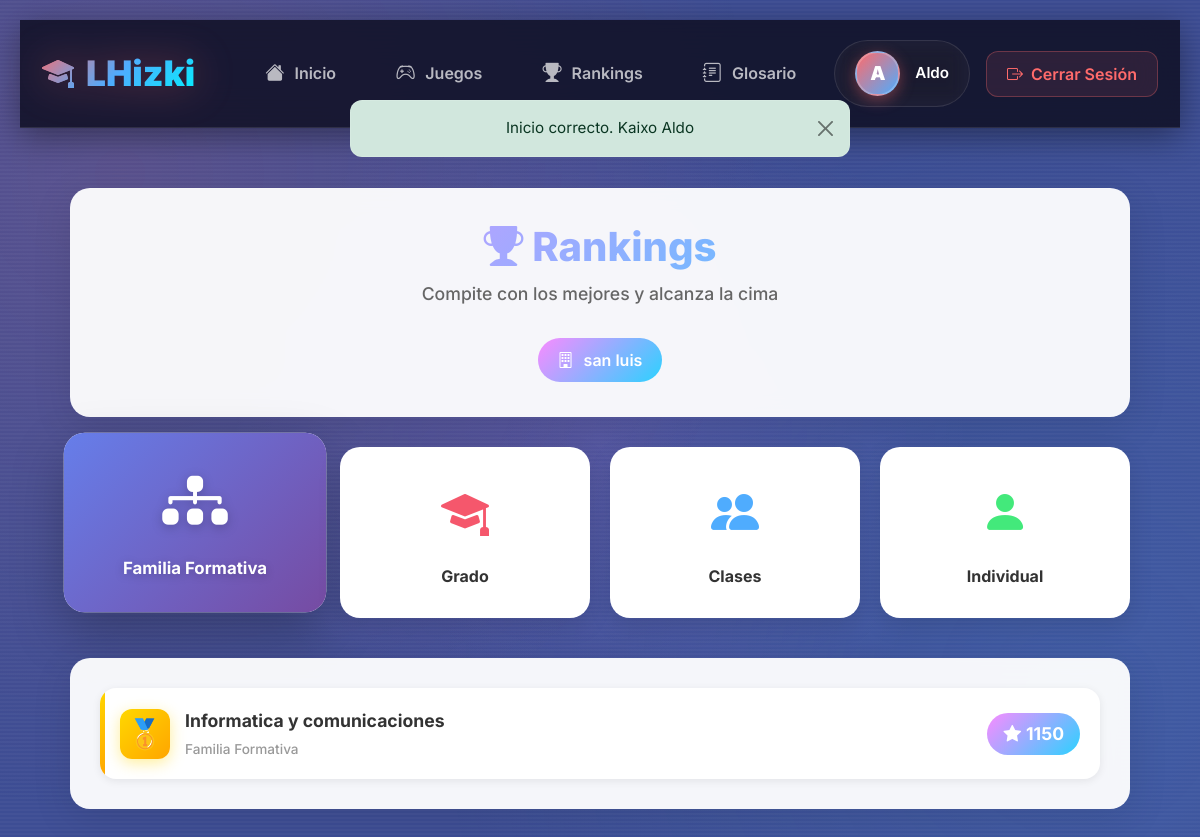
/usuario/index.php?section=rankings (signed in), run on the app's committed database.
### tables this page shows
CREATE TABLE IF NOT EXISTS `centro` (
  `id` int NOT NULL AUTO_INCREMENT,
  `nombre` varchar(50) DEFAULT NULL,
  PRIMARY KEY (`id`)
);

CREATE TABLE IF NOT EXISTS `ranking` (
  `id` int NOT NULL AUTO_INCREMENT,
  `rama` int DEFAULT NULL,
  `centro` int DEFAULT NULL,
  `puntuacionRanking` int DEFAULT NULL,
  PRIMARY KEY (`id`),
  KEY `FK_ranking_centro_sector_2` (`centro`),
  KEY `rama_ranking` (`rama`) USING BTREE,
  CONSTRAINT `FK_ranking_centro_sector_2` FOREIGN KEY (`centro`) REFERENCES `centro_sector` (`centro`),
  CONSTRAINT `FK_ranking_ramas` FOREIGN KEY (`rama`) REFERENCES `ramas` (`id`)
);

CREATE TABLE IF NOT EXISTS `ramas` (
  `id` int NOT NULL AUTO_INCREMENT,
  `nombre` varchar(50) DEFAULT NULL,
  PRIMARY KEY (`id`)
);

### core/idiomas.php (called while the page is built, shortened)
<?php
function obtenerTraduccion($clave, $idioma = null) {
    global $traducciones;
    if ($idioma === null) {
        $idioma = $_SESSION['user']['idioma'] ?? 'español';
    }
    return $traducciones[$idioma][$clave] ?? $clave;
}
function t($clave, $idioma = null) {
    return obtenerTraduccion($clave, $idioma);
}
?>

### usuario/models/AccesoBD_class.php (called while the page is built, shortened)
<?php
require_once __DIR__ . '/../../core/database.php';
class AccesoBD_Usuario {
    public function obtenerCentroById($centroId) {
    $db = new AccesoBD();
    $conn = $db->conexion;
    $sql = "SELECT nombre
            FROM centro
            WHERE id = ?";
    $stmt = $conn->prepare($sql);
    $stmt->bind_param("i", $centroId);
    $stmt->execute();
    $result = $stmt->get_result()->fetch_assoc();
    return $result['nombre'] ?? 'Desconocido';
    }
public function obtenerRankingRamas($centro){
    $db = new AccesoBD();
    $conn = $db->conexion;
    $sql = "SELECT r.nombre AS rama, ranking.puntuacionRanking
            FROM ranking
            INNER JOIN ramas r ON ranking.rama = r.id
            WHERE ranking.centro = ?
            ORDER BY ranking.puntuacionRanking DESC";
    $stmt = $conn->prepare($sql);
    $stmt->bind_param("i", $centro);
    $stmt->execute();
    $result = $stmt->get_result();
    $ranking = [];
    while ($fila = $result->fetch_assoc()) {
        $ranking[] = $fila;
    }
    return $ranking;
}
}
?>

### core/Database.php (called while the page is built, shortened)
<?php
class AccesoBD {
    function conectar() {
        $this->conexion = mysqli_connect(self::RUTA, self::USER, self::PASS, self::BD)
            or die("Error al establecer la conexión con la BD");
    }
}
?>

### usuario/sections/rankings.php (the view, shortened to what this page needs)
<?php
require_once __DIR__ . '/../models/AccesoBD_class.php';
$bd = new AccesoBD_Usuario();
$centroId = $_SESSION['user']['centro'];
$centroData = $bd->obtenerCentroById($centroId);
if (is_array($centroData)) {
    $nombreCentro = $centroData['nombre'] ?? 'Desconocido';
} else {
    $nombreCentro = $centroData ?? 'Desconocido';
}
?>
<body>
    <div class="ranking-container">
        <div class="ranking-header">
            <h1><i class="bi bi-trophy-fill"></i> <?= t('rankings') ?></h1>
            <p class="subtitle"><?= t('compite_mejores') ?></p>
            <div class="center-name">
                <i class="bi bi-building"></i>
                <span><?= htmlspecialchars($nombreCentro, ENT_QUOTES, 'UTF-8') ?></span>
            </div>
        </div>
        <div class="category-tabs">
            <button class="category-btn active" onclick="cambiarRanking('ramas')" data-category="ramas">
                <div class="category-btn-content">
                    <i class="bi bi-diagram-3-fill"></i>
                    <span><?= t('familia_formativa') ?></span>
                </div>
            </button>
            <button class="category-btn" onclick="cambiarRanking('sectores')" data-category="sectores">
                <div class="category-btn-content">
                    <i class="bi bi-mortarboard-fill"></i>
                    <span><?= t('grado') ?></span>
                </div>
            </button>
            <button class="category-btn" onclick="cambiarRanking('clases')" data-category="clases">
                <div class="category-btn-content">
                    <i class="bi bi-people-fill"></i>
                    <span><?= t('clases') ?></span>
                </div>
            </button>
            <button class="category-btn" onclick="cambiarRanking('individual')" data-category="individual">
                <div class="category-btn-content">
                    <i class="bi bi-person-fill"></i>
                    <span><?= t('individual') ?></span>
                </div>
            </button>
        </div>
        <div class="ranking-card">
            <div id="ranking-table">
                <?php
                $datos = $bd->obtenerRankingRamas($_SESSION['user']['centro']);
                if (empty($datos)) {
                    echo '<div class="empty-state">';
                    echo '<i class="bi bi-inbox"></i>';
                    echo '<h3>' . t('no_datos') . '</h3>';
                    echo '<p>' . t('no_puntuaciones') . '</p>';
                    echo '</div>';
                } else {
                    echo '<div class="ranking-list">';
                    $position = 1;
                    foreach ($datos as $fila) {
                        echo '<div class="ranking-item">';
                        echo '<div class="ranking-position">' . $position . '</div>';
                        echo '<div class="ranking-info">';
                        echo '<div class="ranking-name">' . htmlspecialchars($fila['rama']) . '</div>';
                        echo '<div class="ranking-subtitle">' . t('familia_formativa') . '</div>';
                        echo '</div>';
                        echo '<span class="score-badge"><i class="bi bi-star-fill"></i> ' . htmlspecialchars($fila['puntuacionRanking']) . '</span>';
                        echo '</div>';
                        $position++;
                    }
                    echo '</div>';
                }
                ?>
            </div>
        </div>
    </div>
</body>
</html>

### usuario/index.php (style rules this page uses)
* { margin: 0; padding: 0; box-sizing: border-box; }
body { font-family: 'Inter', -apple-system, BlinkMacSystemFont, 'Segoe UI', sans-serif; background: linear-gradient(135deg, #667eea 20%, #764ba2 60%); min-height: 100vh; padding-bottom: 100px; position: relative; overflow-x: hidden; }
body::before { content: ''; position: fixed; top: 0; left: 0; width: 100%; height: 100%; background: radial-gradient(circle at 10% 20%, rgba(255, 107, 107, 0.15) 0%, transparent 50%), radial-gradient(circle at 90% 80%, rgba(79, 172, 254, 0.15) 0%, transparent 50%), radial-gradient(circle at 50% 50%, rgba(250, 139, 255, 0.1) 0%, transparent 50%); pointer-events: none; z-index: 0; }
body::after { content: ''; position: fixed; top: 0; left: 0; width: 100%; height: 100%; background-image: repeating-linear-gradient(0deg, transparent, transparent 2px, rgba(255, 255, 255, 0.03) 2px, rgba(255, 255, 255, 0.03) 4px); pointer-events: none; z-index: 0; }
@media (min-width: 769px) { body { padding-bottom: 0; } }

### data on the page
centro: nombre "san luis"
ranking: rama.nombre "Informatica y comunicaciones", puntuacionRanking "1150"

### other printed values
t('inicio') "Inicio"
t('juegos') "Juegos"
t('rankings') "Rankings"
t('glosario') "Glosario"
substr($usuario['nombre'], 0, 1) "A"
$usuario['nombre'] "Aldo"
t('cerrar_sesion') "Cerrar Sesión"
$_SESSION['mensaje'] "Inicio correcto. Kaixo Aldo"
t('compite_mejores') "Compite con los mejores y alcanza la cima"
t('familia_formativa') "Familia Formativa"
t('grado') "Grado"
t('clases') "Clases"
t('individual') "Individual"
